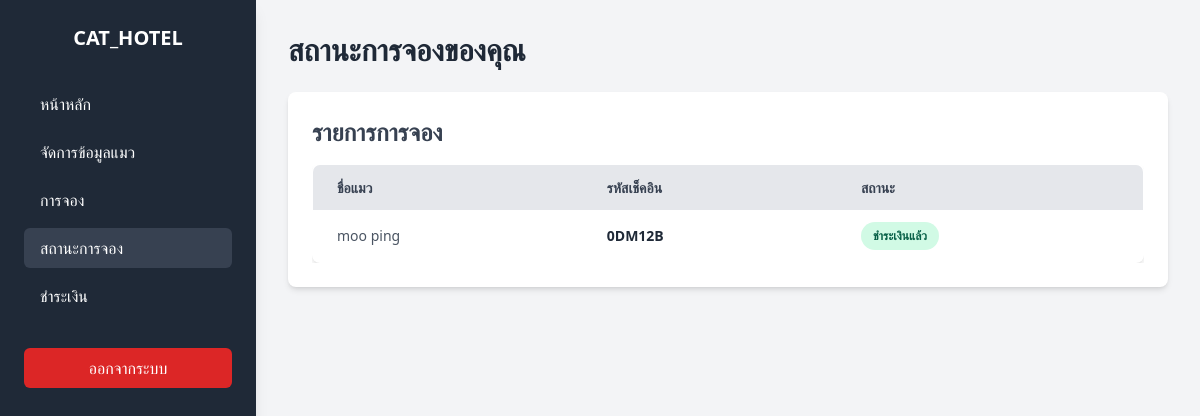
Screenshot of /user_reservations.php (signed in) with the database file from the repository.
### tables this page shows
CREATE TABLE `reservations` (
  `id` int(11) NOT NULL,
  `customer_id` int(11) NOT NULL,
  `cat_id` int(11) NOT NULL,
  `room_id` int(11) NOT NULL,
  `date_from` date NOT NULL,
  `date_to` date NOT NULL,
  `total_cost` decimal(10,2) NOT NULL DEFAULT 0.00,
  `paid` tinyint(1) NOT NULL DEFAULT 0,
  `status` enum('pending','pending_approval','confirmed','cancelled','completed') NOT NULL DEFAULT 'pending',
  `checkin_code` varchar(10) DEFAULT NULL,
  `check_in` tinyint(1) NOT NULL DEFAULT 0,
  `check_out` tinyint(1) NOT NULL DEFAULT 0
);

CREATE TABLE `cats` (
  `id` int(11) NOT NULL,
  `user_id` int(11) NOT NULL,
  `name` varchar(100) NOT NULL,
  `color` varchar(50) DEFAULT NULL,
  `age` int(11) DEFAULT NULL,
  `gender` enum('male','female') NOT NULL
);

### user_reservations.php (the view, shortened to what this page needs)
<?php
include 'db_connect.php';
$stmt = $conn->prepare("SELECT id FROM users WHERE username = ?");
$stmt->bind_param("s", $_SESSION['username']);
$stmt->execute();
$result = $stmt->get_result();
$user = $result->fetch_assoc();
$user_id = $user['id'];
$stmt = $conn->prepare("
    SELECT
        r.id,
        c.name AS cat_name,
        r.checkin_code,
        r.check_in,
        r.paid
    FROM reservations r
    JOIN cats c ON r.cat_id = c.id
    WHERE r.customer_id = ?
    ORDER BY r.date_from DESC
");
$stmt->bind_param("i", $user_id);
$stmt->execute();
$result = $stmt->get_result();
$reservations = $result->fetch_all(MYSQLI_ASSOC);
?>
<!DOCTYPE html>
<html lang="th">
<head>
<script src="https://cdn.tailwindcss.com"></script>
</head>
<body class="bg-gray-100 font-sans">
<div class="flex min-h-screen">
    <aside class="w-64 bg-gray-800 text-white p-6 shadow-lg">
        <div class="text-xl font-semibold mb-8 text-center">CAT_HOTEL</div>
        <nav>
            <ul>
                <li class="mb-2"><a href="user_index.php" class="block w-full py-2 px-4 rounded-md hover:bg-gray-700">หน้าหลัก</a></li>
                <li class="mb-2"><a href="my_cats.php" class="block w-full py-2 px-4 rounded-md hover:bg-gray-700">จัดการข้อมูลแมว</a></li>
                <li class="mb-2"><a href="reservations.php" class="block w-full py-2 px-4 rounded-md hover:bg-gray-700">การจอง</a></li>
                <li class="mb-2"><a href="user_reservations.php" class="block w-full py-2 px-4 rounded-md bg-gray-700">สถานะการจอง</a></li>
                <li class="mb-2"><a href="payments.php" class="block w-full py-2 px-4 rounded-md hover:bg-gray-700">ชำระเงิน</a></li>
                <li class="mt-8"><a href="logout.php" class="block py-2 px-4 rounded-md bg-red-600 hover:bg-red-700 text-center">ออกจากระบบ</a></li>
            </ul>
        </nav>
    </aside>
    <main class="flex-1 p-8">
        <h2 class="text-3xl font-bold mb-6 text-gray-800">สถานะการจองของคุณ</h2>
        <div class="bg-white p-6 rounded-lg shadow-md my-6">
            <h3 class="text-2xl font-semibold mb-4 text-gray-700">รายการการจอง</h3>
            <?php if(count($reservations) > 0): ?>
                <div class="overflow-x-auto">
                    <table class="min-w-full border border-gray-300 rounded-lg overflow-hidden shadow-md">
                        <thead class="bg-gray-200">
                            <tr class="text-gray-700 uppercase text-sm leading-normal">
                                <th class="py-3 px-6 text-left">ชื่อแมว</th>
                                <th class="py-3 px-6 text-left">รหัสเช็คอิน</th>
                                <th class="py-3 px-6 text-left">สถานะ</th>
                            </tr>
                        </thead>
                        <tbody class="text-gray-600 text-sm font-light">
                            <?php foreach($reservations as $res): ?>
                            <tr class="border-b border-gray-200 hover:bg-gray-100">
                                <td class="py-3 px-6"><?php echo htmlspecialchars($res['cat_name']); ?></td>
                                <td class="py-3 px-6 font-bold text-gray-800"><?php echo htmlspecialchars($res['checkin_code'] ?? 'ไม่มีรหัส'); ?></td>
                                <td class="py-3 px-6">
                                    <?php if ($res['check_in'] == 1): ?>
                                        <span class="status-badge checked-in">เช็คอินแล้ว</span>
                                    <?php elseif ($res['paid'] == 1): ?>
                                        <span class="status-badge confirmed">ชำระเงินแล้ว</span>
                                    <?php else: ?>
                                        <span class="status-badge pending">รอยืนยัน</span>
                                    <?php endif; ?>
                                </td>
                            </tr>
                            <?php endforeach; ?>
                        </tbody>
                    </table>
                </div>
            <?php else: ?>
                <p class="text-gray-500">คุณยังไม่มีการจอง</p>
            <?php endif; ?>
        </div>
    </main>
</div>
</body>
</html>

### user_reservations.php (style rules this page uses)
body { font-family: 'Inter', sans-serif; background-color: #f3f4f6; }
.status-badge { display: inline-block; padding: 0.25rem 0.75rem; border-radius: 9999px; font-size: 0.75rem; font-weight: 600; text-transform: uppercase; }
.confirmed { background-color: #d1fae5; color: #065f46; }

### rows the page displays
reservations: cat.name "moo ping", checkin_code "0DM12B", check_in "ชำระเงินแล้ว"
